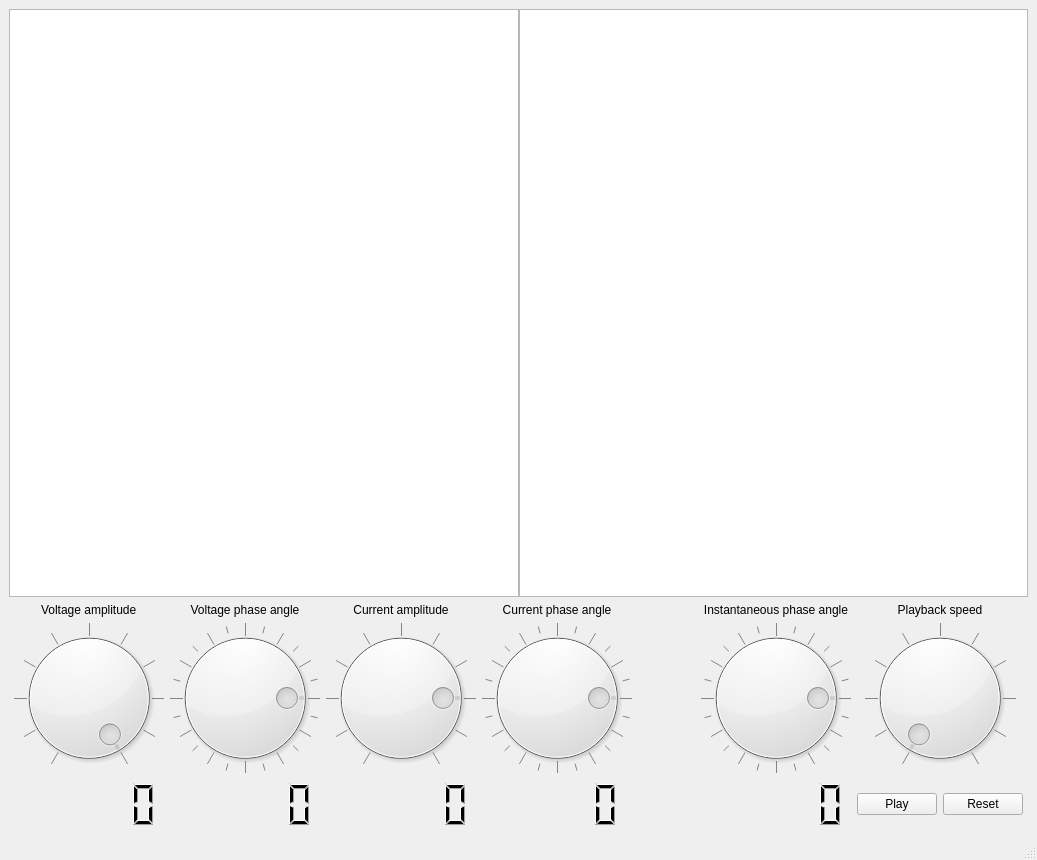
<?xml version="1.0" encoding="UTF-8"?>
<ui version="4.0">
 <class>MainWindow</class>
 <widget class="QMainWindow" name="MainWindow">
  <property name="geometry">
   <rect>
    <x>0</x>
    <y>0</y>
    <width>1037</width>
    <height>860</height>
   </rect>
  </property>
  <property name="sizePolicy">
   <sizepolicy hsizetype="Preferred" vsizetype="Fixed">
    <horstretch>0</horstretch>
    <verstretch>0</verstretch>
   </sizepolicy>
  </property>
  <property name="windowTitle">
   <string>PowerPlots</string>
  </property>
  <widget class="QWidget" name="centralwidget">
   <layout class="QVBoxLayout" name="verticalLayout">
    <item>
     <layout class="QHBoxLayout" name="horizontalLayout_2">
      <property name="spacing">
       <number>0</number>
      </property>
      <item>
       <widget class="PlotWidget" name="phasor_plot">
        <property name="sizePolicy">
         <sizepolicy hsizetype="Expanding" vsizetype="Expanding">
          <horstretch>10</horstretch>
          <verstretch>0</verstretch>
         </sizepolicy>
        </property>
        <property name="minimumSize">
         <size>
          <width>500</width>
          <height>500</height>
         </size>
        </property>
       </widget>
      </item>
      <item>
       <widget class="PlotWidget" name="sinewave_plot">
        <property name="sizePolicy">
         <sizepolicy hsizetype="Expanding" vsizetype="Expanding">
          <horstretch>10</horstretch>
          <verstretch>0</verstretch>
         </sizepolicy>
        </property>
        <property name="minimumSize">
         <size>
          <width>500</width>
          <height>500</height>
         </size>
        </property>
       </widget>
      </item>
     </layout>
    </item>
    <item>
     <layout class="QHBoxLayout" name="horizontalLayout_3">
      <property name="leftMargin">
       <number>5</number>
      </property>
      <property name="rightMargin">
       <number>5</number>
      </property>
      <item>
       <layout class="QVBoxLayout" name="verticalLayout_6">
        <item alignment="Qt::AlignHCenter">
         <widget class="QLabel" name="label_4">
          <property name="text">
           <string>Voltage amplitude</string>
          </property>
         </widget>
        </item>
        <item>
         <widget class="QDial" name="voltage_amplitude">
          <property name="minimumSize">
           <size>
            <width>150</width>
            <height>150</height>
           </size>
          </property>
          <property name="maximum">
           <number>100</number>
          </property>
          <property name="value">
           <number>100</number>
          </property>
          <property name="wrapping">
           <bool>false</bool>
          </property>
          <property name="notchTarget">
           <double>10.000000000000000</double>
          </property>
          <property name="notchesVisible">
           <bool>true</bool>
          </property>
         </widget>
        </item>
        <item>
         <widget class="QLCDNumber" name="voltage_amplitude_display">
          <property name="minimumSize">
           <size>
            <width>50</width>
            <height>50</height>
           </size>
          </property>
          <property name="frameShape">
           <enum>QFrame::NoFrame</enum>
          </property>
          <property name="smallDecimalPoint">
           <bool>true</bool>
          </property>
         </widget>
        </item>
       </layout>
      </item>
      <item>
       <layout class="QVBoxLayout" name="verticalLayout_5">
        <item>
         <widget class="QLabel" name="label_3">
          <property name="text">
           <string>Voltage phase angle</string>
          </property>
          <property name="alignment">
           <set>Qt::AlignCenter</set>
          </property>
         </widget>
        </item>
        <item>
         <widget class="QDial" name="voltage_phase_angle">
          <property name="minimumSize">
           <size>
            <width>150</width>
            <height>150</height>
           </size>
          </property>
          <property name="minimum">
           <number>0</number>
          </property>
          <property name="maximum">
           <number>360</number>
          </property>
          <property name="value">
           <number>90</number>
          </property>
          <property name="invertedAppearance">
           <bool>true</bool>
          </property>
          <property name="wrapping">
           <bool>true</bool>
          </property>
          <property name="notchTarget">
           <double>15.000000000000000</double>
          </property>
          <property name="notchesVisible">
           <bool>true</bool>
          </property>
         </widget>
        </item>
        <item>
         <widget class="QLCDNumber" name="voltage_phase_display">
          <property name="minimumSize">
           <size>
            <width>50</width>
            <height>50</height>
           </size>
          </property>
          <property name="frameShape">
           <enum>QFrame::NoFrame</enum>
          </property>
          <property name="smallDecimalPoint">
           <bool>true</bool>
          </property>
         </widget>
        </item>
       </layout>
      </item>
      <item>
       <layout class="QVBoxLayout" name="verticalLayout_4">
        <item>
         <widget class="QLabel" name="label_2">
          <property name="text">
           <string>Current amplitude</string>
          </property>
          <property name="alignment">
           <set>Qt::AlignCenter</set>
          </property>
         </widget>
        </item>
        <item>
         <widget class="QDial" name="current_amplitude">
          <property name="minimumSize">
           <size>
            <width>150</width>
            <height>150</height>
           </size>
          </property>
          <property name="maximum">
           <number>100</number>
          </property>
          <property name="value">
           <number>80</number>
          </property>
          <property name="notchTarget">
           <double>10.000000000000000</double>
          </property>
          <property name="notchesVisible">
           <bool>true</bool>
          </property>
         </widget>
        </item>
        <item>
         <widget class="QLCDNumber" name="current_amplitude_display">
          <property name="minimumSize">
           <size>
            <width>50</width>
            <height>50</height>
           </size>
          </property>
          <property name="frameShape">
           <enum>QFrame::NoFrame</enum>
          </property>
          <property name="smallDecimalPoint">
           <bool>true</bool>
          </property>
         </widget>
        </item>
       </layout>
      </item>
      <item>
       <layout class="QVBoxLayout" name="verticalLayout_3">
        <item>
         <widget class="QLabel" name="label">
          <property name="text">
           <string>Current phase angle</string>
          </property>
          <property name="alignment">
           <set>Qt::AlignCenter</set>
          </property>
         </widget>
        </item>
        <item>
         <widget class="QDial" name="current_phase_angle">
          <property name="minimumSize">
           <size>
            <width>150</width>
            <height>150</height>
           </size>
          </property>
          <property name="minimum">
           <number>0</number>
          </property>
          <property name="maximum">
           <number>360</number>
          </property>
          <property name="value">
           <number>90</number>
          </property>
          <property name="invertedAppearance">
           <bool>true</bool>
          </property>
          <property name="wrapping">
           <bool>true</bool>
          </property>
          <property name="notchTarget">
           <double>15.000000000000000</double>
          </property>
          <property name="notchesVisible">
           <bool>true</bool>
          </property>
         </widget>
        </item>
        <item>
         <widget class="QLCDNumber" name="current_phase_display">
          <property name="minimumSize">
           <size>
            <width>50</width>
            <height>50</height>
           </size>
          </property>
          <property name="frameShape">
           <enum>QFrame::NoFrame</enum>
          </property>
          <property name="smallDecimalPoint">
           <bool>false</bool>
          </property>
         </widget>
        </item>
       </layout>
      </item>
      <item>
       <spacer name="horizontalSpacer">
        <property name="orientation">
         <enum>Qt::Horizontal</enum>
        </property>
        <property name="sizeHint" stdset="0">
         <size>
          <width>40</width>
          <height>20</height>
         </size>
        </property>
       </spacer>
      </item>
      <item>
       <layout class="QVBoxLayout" name="verticalLayout_7">
        <item>
         <widget class="QLabel" name="label_5">
          <property name="text">
           <string>Instantaneous phase angle</string>
          </property>
          <property name="alignment">
           <set>Qt::AlignCenter</set>
          </property>
         </widget>
        </item>
        <item>
         <widget class="QDial" name="instantaneous_phase_angle">
          <property name="minimumSize">
           <size>
            <width>150</width>
            <height>150</height>
           </size>
          </property>
          <property name="minimum">
           <number>0</number>
          </property>
          <property name="maximum">
           <number>360</number>
          </property>
          <property name="value">
           <number>90</number>
          </property>
          <property name="invertedAppearance">
           <bool>true</bool>
          </property>
          <property name="wrapping">
           <bool>true</bool>
          </property>
          <property name="notchTarget">
           <double>15.000000000000000</double>
          </property>
          <property name="notchesVisible">
           <bool>true</bool>
          </property>
         </widget>
        </item>
        <item>
         <widget class="QLCDNumber" name="instantaneous_phase_display">
          <property name="minimumSize">
           <size>
            <width>50</width>
            <height>50</height>
           </size>
          </property>
          <property name="frameShape">
           <enum>QFrame::NoFrame</enum>
          </property>
          <property name="smallDecimalPoint">
           <bool>true</bool>
          </property>
         </widget>
        </item>
       </layout>
      </item>
      <item>
       <layout class="QVBoxLayout" name="verticalLayout_8">
        <item>
         <widget class="QLabel" name="label_6">
          <property name="text">
           <string>Playback speed</string>
          </property>
          <property name="alignment">
           <set>Qt::AlignCenter</set>
          </property>
         </widget>
        </item>
        <item>
         <widget class="QDial" name="playback_speed">
          <property name="minimumSize">
           <size>
            <width>150</width>
            <height>150</height>
           </size>
          </property>
          <property name="maximum">
           <number>100</number>
          </property>
          <property name="value">
           <number>0</number>
          </property>
          <property name="notchTarget">
           <double>10.000000000000000</double>
          </property>
          <property name="notchesVisible">
           <bool>true</bool>
          </property>
         </widget>
        </item>
        <item>
         <layout class="QHBoxLayout" name="horizontalLayout">
          <property name="sizeConstraint">
           <enum>QLayout::SetDefaultConstraint</enum>
          </property>
          <item>
           <widget class="QPushButton" name="playback_button">
            <property name="maximumSize">
             <size>
              <width>150</width>
              <height>16777215</height>
             </size>
            </property>
            <property name="text">
             <string>Play</string>
            </property>
           </widget>
          </item>
          <item>
           <spacer name="verticalSpacer">
            <property name="orientation">
             <enum>Qt::Vertical</enum>
            </property>
            <property name="sizeType">
             <enum>QSizePolicy::Fixed</enum>
            </property>
            <property name="sizeHint" stdset="0">
             <size>
              <width>0</width>
              <height>50</height>
             </size>
            </property>
           </spacer>
          </item>
          <item>
           <widget class="QPushButton" name="playback_reset_button">
            <property name="enabled">
             <bool>true</bool>
            </property>
            <property name="maximumSize">
             <size>
              <width>150</width>
              <height>16777215</height>
             </size>
            </property>
            <property name="text">
             <string>Reset</string>
            </property>
           </widget>
          </item>
         </layout>
        </item>
       </layout>
      </item>
     </layout>
    </item>
   </layout>
  </widget>
  <widget class="QMenuBar" name="menubar">
   <property name="geometry">
    <rect>
     <x>0</x>
     <y>0</y>
     <width>1037</width>
     <height>21</height>
    </rect>
   </property>
  </widget>
  <widget class="QStatusBar" name="statusbar"/>
 </widget>
 <customwidgets>
  <customwidget>
   <class>PlotWidget</class>
   <extends>QGraphicsView</extends>
   <header>pyqtgraph</header>
  </customwidget>
 </customwidgets>
 <resources/>
 <connections/>
</ui>
